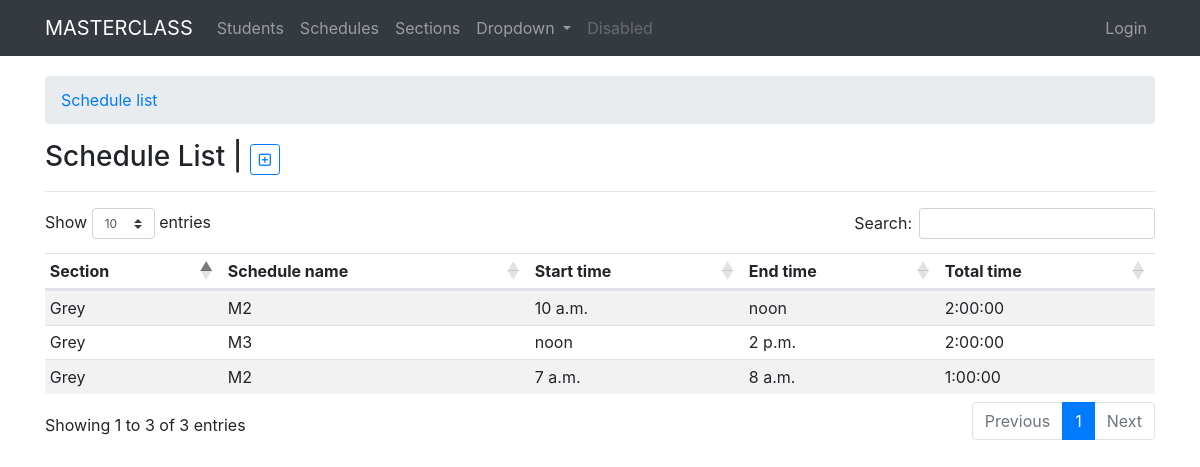
The app's page /schedules/, older data.
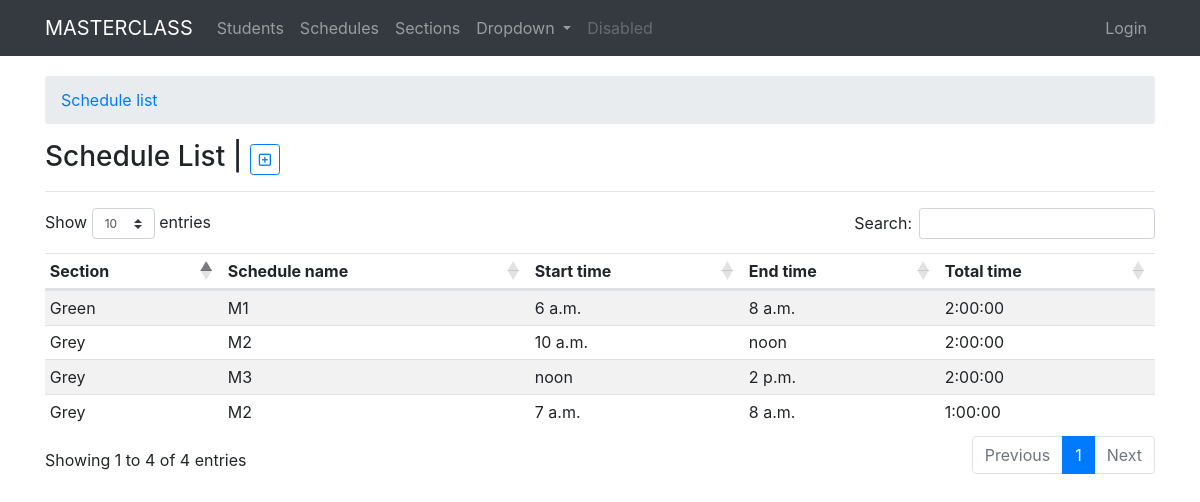
The same page, newer data.
### schedules/models.py (models this page shows, shortened)
class Schedule(models.Model):
    section = models.ForeignKey(Section, on_delete=models.CASCADE, blank=True, null=True)
    schedule_name = models.CharField(max_length=120, blank=True)
    start_time = models.TimeField()
    end_time = models.TimeField()
    def total_time(self):
        today = date.today()
        st = datetime.datetime.combine(today, self.start_time)
        et = datetime.datetime.combine(today, self.end_time)
        tt = et - st
        return tt

### sections/models.py (models this page shows, shortened)
class Section(models.Model):
    adviser = models.ForeignKey(User, on_delete=models.CASCADE, default=1)
    section_name = models.CharField(max_length=120, unique=True)
    grade_level = models.CharField(max_length=60, choices=GRADE_LEVEL, blank=True,null=True)
    max_number = models.IntegerField(verbose_name="maximum number of students", default=0)
    student_counter = models.IntegerField(default=0)
    date_created = models.DateField(auto_now_add=True)
    date_updated = models.DateField(auto_now=True)

### schedules/views.py (the view)
# urls.py: path('', views.schedule_list, name='list'),
def schedule_list(request):
    schedule_list = Schedule.objects.all()
    context = {
        "title": "schedule list",
        "schedulelist": schedule_list,
    }
    return render(request, "schedules/schedule_list.html", context)

### templates/schedules/schedule_list.html
{% extends 'base.html' %}
{% block content %}
<nav aria-label="breadcrumb">
  <ol class="breadcrumb">
    <li class="breadcrumb-item"><a href="{%url 'schedule:list'%}">Schedule list</a></li>
  </ol>
</nav>
<h3>{{title|title}} | <small class="text-muted"><a href="{%url 'schedule:add'%}" type="button" class="btn btn-outline-primary btn-sm myTooltip" data-toggle="tooltip" data-placement="right" title="Add student"><i class="far fa-plus-square"></i></a></small></h3>
<hr>
<div class="row">
  <div class="col-sm-12">
    <table class="table table-striped table-sm myTable">
      <thead>
        <tr>
          <th>Section</th>
          <th>Schedule name</th>
          <th>Start time</th>
          <th>End time</th>
          <th>Total time</th>
        </tr>
      </thead>
      <tbody>
        {% for sch in schedulelist %}
        <tr>
          <td>{{ sch.section.section_name|title }}</td>
          <td>{{sch.schedule_name|upper}}</td>
          <td>{{sch.start_time}}</td>
          <td>{{sch.end_time}}</td>
          <td>{{sch.total_time}}</td>
        </tr>
        {% endfor %}
      </tbody>
    </table>
  </div>
</div>
{% endblock %}

Row changes from the older to the newer data that the page shows:
added Schedule: section.section_name "Green", schedule_name "M1", start_time "6 a.m.", end_time "8 a.m.", total_time "2:00:00"
Text that changed along with them:
text written by a page script: "Show entries Search: Showing 1 to 3 of 3 entries Previous 1 Next" → "Show entries Search: Showing 1 to 4 of 4 entries Previous 1 Next"
